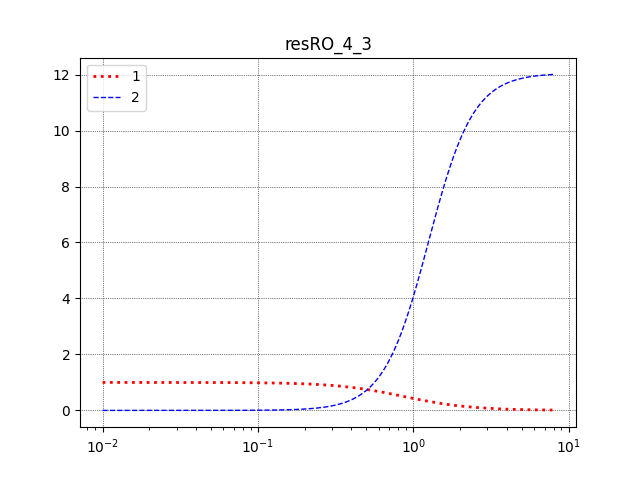

Python code for this plot:
import pandas as pd
import numpy as np
import matplotlib.pyplot as plt

data = pd.read_csv('resRO_4_3.txt', sep='\s+', header=None)
data = pd.DataFrame(data)

x = data[0]
y = data[1]
y_1 = data[2]

plt.title('resRO_4_3')
plt.plot(x, y, linewidth=2, color='red', linestyle=':', label='1')
plt.plot(x, y_1, linewidth=1, color='blue', linestyle='--', label='2')
plt.legend()
plt.grid()
plt.xscale('log')
plt.savefig('resRO_4_3')
plt.show()
